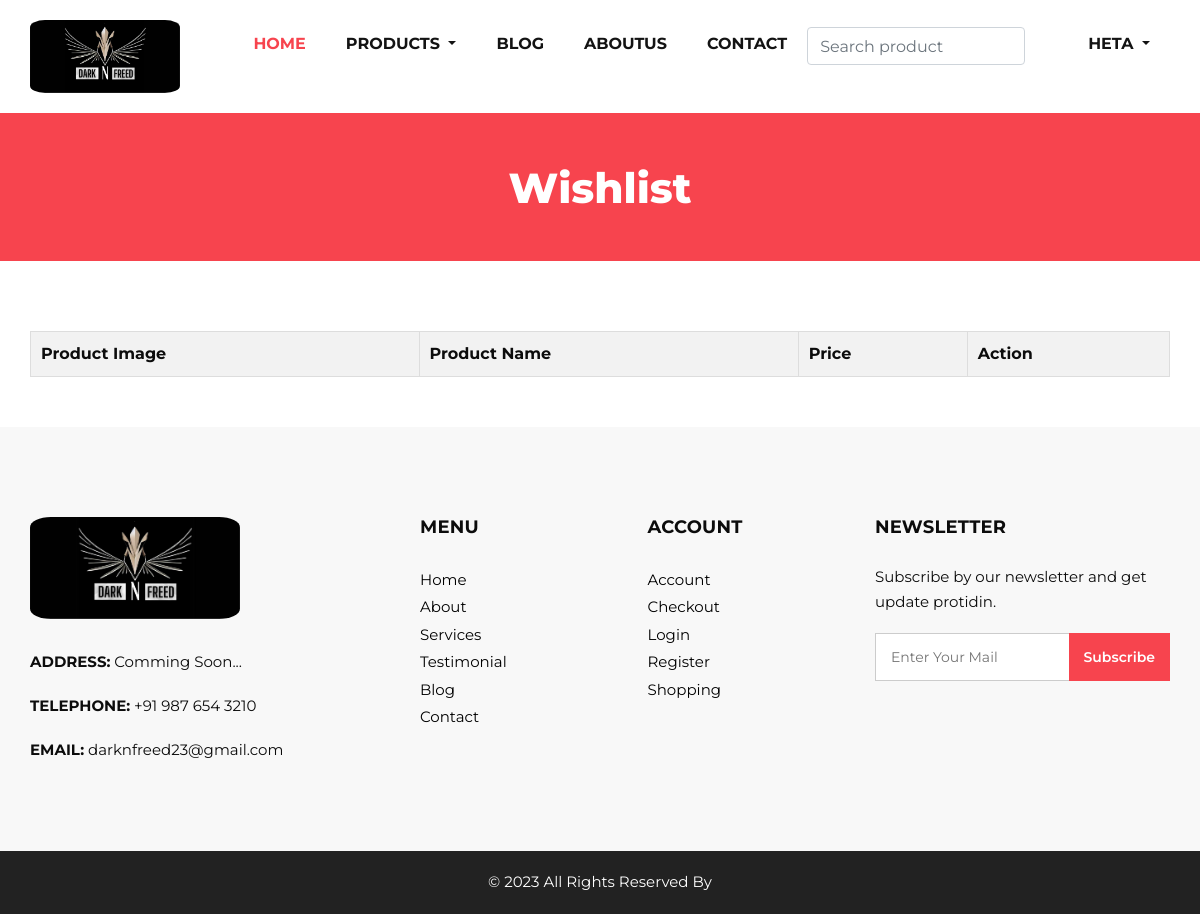
Before: /product/wishlist/ (signed in) with the older database file.
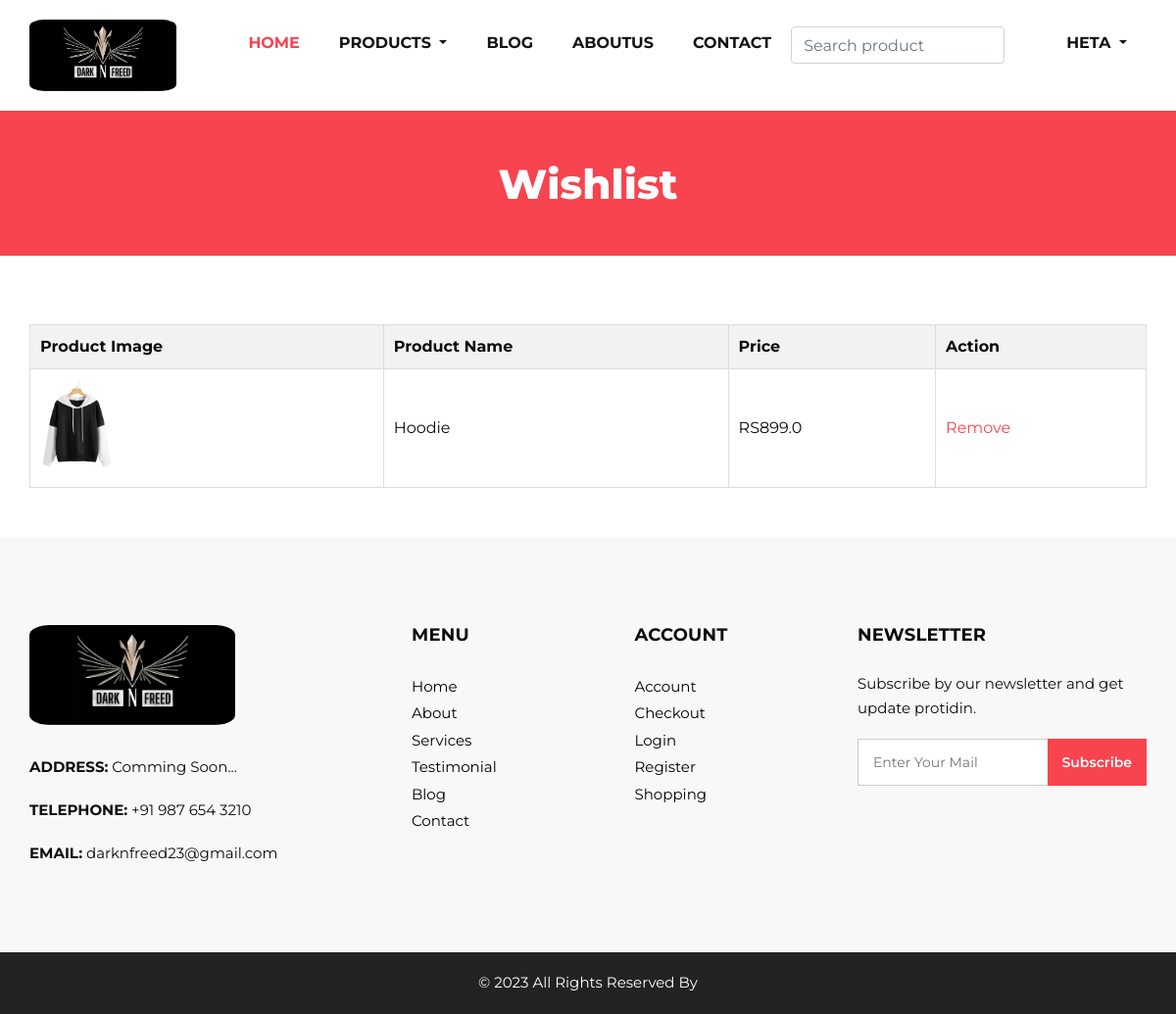
After: the same page with the newer database file.
### product/models.py (models this page shows, shortened)
class WishListProduct(models.Model):
    customer_id = models.ForeignKey(CustomUser, on_delete=models.CASCADE)
    product_id = models.ForeignKey(ProductItem, on_delete=models.CASCADE)

class ProductItem(models.Model):
    P_name = models.CharField(max_length=100)
    P_Qty = models.IntegerField()
    P_Price = models.FloatField(max_length=15)
    CATAGORY_CHOICES = models.CharField(max_length=1, choices=CATAGORY_CHOICES, default='A')
    P_Image = models.ImageField(upload_to='image', blank=True, null=True)
    P_Desc = models.CharField(max_length=1000)

### product/views.py (the view)
# urls.py: path('wishlist/',views.wishlist_show,name='wishlist_show'),
def wishlist_show(request):
    login_user = CustomUser.objects.get(pk = request.user.id)
    user_id = CustomUser.objects.get(pk=request.user.id)
    wishlist_product = WishListProduct.objects.filter(customer_id= user_id)
    return render(request, 'product/wishlist.html',{'wishlist': wishlist_product,'detail': login_user,'messages': messages.get_messages(request)})

### templates/product/wishlist.html (shortened to what this page needs)
{% extends 'core/hf.html' %}
{% load static %}
{% block body %}
<section class="inner_page_head">
    <div class="container_fuild">
        <div class="row">
            <div class="col-md-12">
                <div class="full">
                    <h3>Wishlist</h3>
                </div>
            </div>
        </div>
    </div>
</section>
<section class="wishlist_section layout_padding">
    <div class="container">
        <div class="row">
            <div class="col-md-12">
                <table class="wishlist-table">
                    <thead>
                        <tr>
                            <th>Product Image</th>
                            <th>Product Name</th>
                            <th>Price</th>
                            <th>Action</th>
                        </tr>
                    </thead>
                    <tbody>
                        {% for item in wishlist %}
                        <tr>
                            <td><img src="{{item.product_id.P_Image.url}}" height="100" alt="product"></td>
                            <td>{{item.product_id.P_name}}</td>
                            <td>RS{{item.product_id.P_Price}}</td>
                            <td><a href="{% url 'product:delete_item' item.id %}">Remove</a></td>
                        </tr>
                        {% endfor %}
                    </tbody>
                </table>
            </div>
        </div>
    </div>
</section>
{% endblock %}

Changed rows visible on the page:
added WishListProduct: product_id.P_Image (picture), product_id.P_name "Hoodie", product_id.P_Price "899.0"
